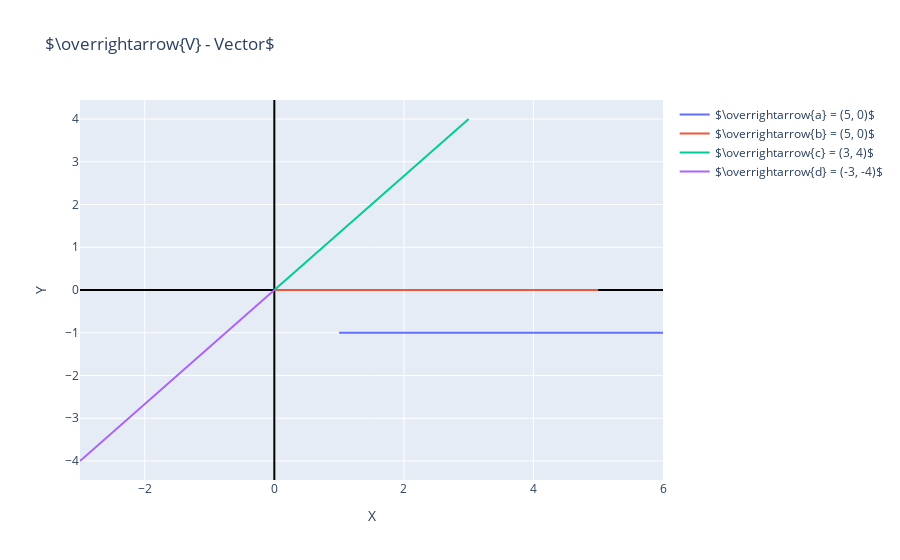

Notebook code cell kept with this figure:
### Code cell
fig = go.Figure()

fig.add_trace(go.Scatter(
    x=[1, 6], 
    y=[-1, -1],
    name="$\overrightarrow{a} = (5, 0)$"
))

fig.add_trace(go.Scatter(
    x=[0, 5], 
    y=[0, 0],
    name="$\overrightarrow{b} = (5, 0)$"       # this sets its legend entry
))

fig.add_trace(go.Scatter(
    x=[0, 3], 
    y=[0, 4],
    name="$\overrightarrow{c} = (3, 4)$"
))

fig.add_trace(go.Scatter(
    x=[0, -3], 
    y=[0, -4],
    name="$\overrightarrow{d} = (-3, -4)$"
))

fig.update_traces(mode='lines')

fig.update_layout(
    title='$\overrightarrow{V} - Vector$',
    xaxis_title="X",
    yaxis_title="Y"
)

fig.update_xaxes(zeroline=True, zerolinewidth=2, zerolinecolor='Black')
fig.update_yaxes(zeroline=True, zerolinewidth=2, zerolinecolor='Black')

fig.show()

### Figure 1 — Plotly figure (JSON) as saved in the notebook; plotly's stock layout.template omitted (floating-point values rounded to 4 significant figures)
{"data": [{"mode": "lines", "name": "$\\overrightarrow{a} = (5, 0)$", "type": "scatter", "x": [1, 6], "y": [-1, -1]}, {"mode": "lines", "name": "$\\overrightarrow{b} = (5, 0)$", "type": "scatter", "x": [0, 5], "y": [0, 0]}, {"mode": "lines", "name": "$\\overrightarrow{c} = (3, 4)$", "type": "scatter", "x": [0, 3], "y": [0, 4]}, {"mode": "lines", "name": "$\\overrightarrow{d} = (-3, -4)$", "type": "scatter", "x": [0, -3], "y": [0, -4]}], "layout": {"autosize": true, "title": {"text": "$\\overrightarrow{V} - Vector$"}, "xaxis": {"autorange": true, "range": [-3, 6], "title": {"text": "X"}, "type": "linear", "zeroline": true, "zerolinecolor": "Black", "zerolinewidth": 2}, "yaxis": {"autorange": true, "range": [-4.444, 4.444], "title": {"text": "Y"}, "type": "linear", "zeroline": true, "zerolinecolor": "Black", "zerolinewidth": 2}}}
